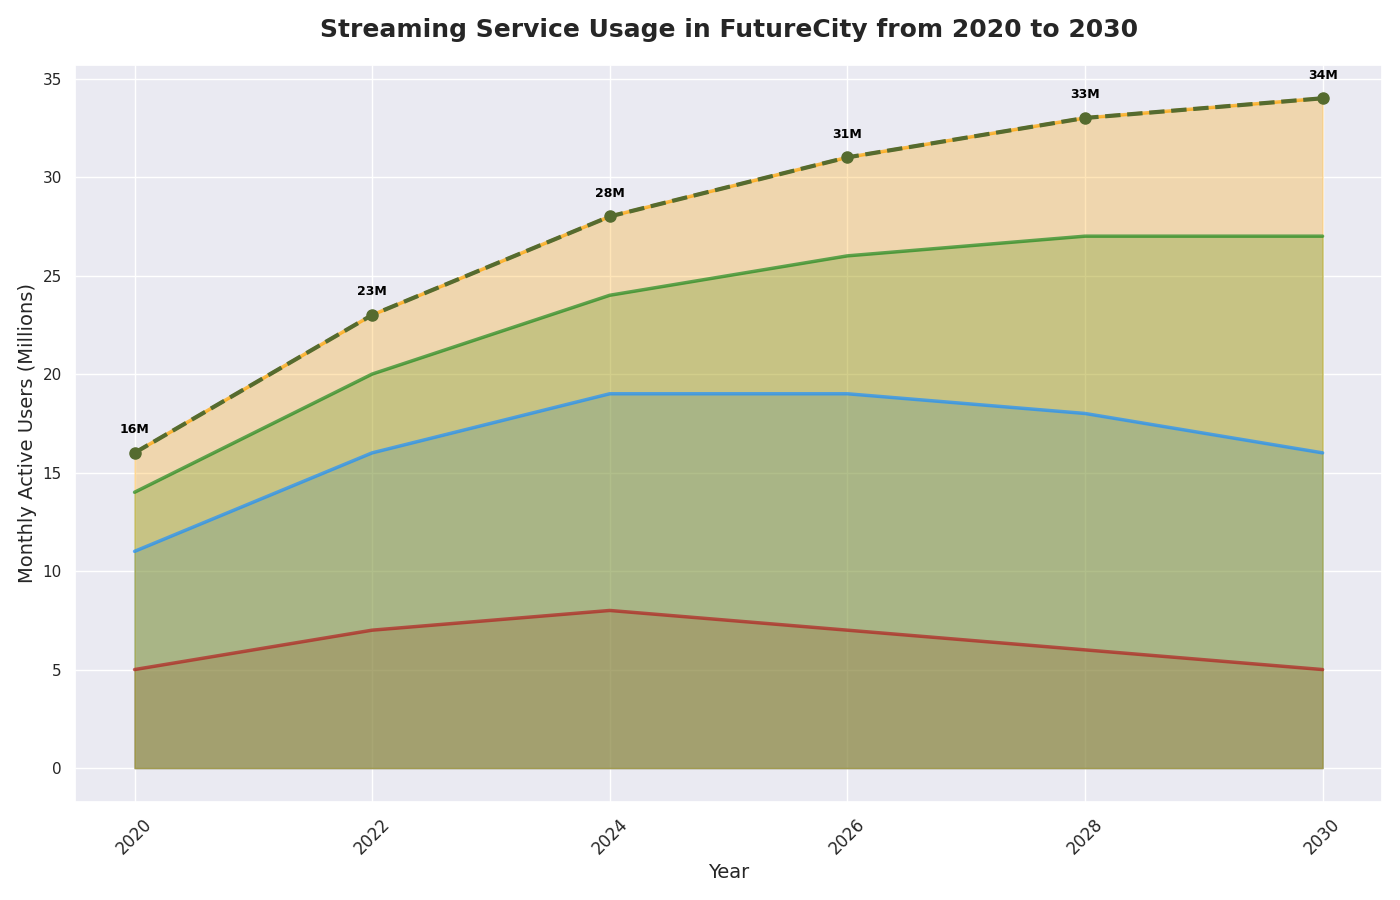

This figure's Python source:
import matplotlib.pyplot as plt
import numpy as np

years = np.array([2020, 2022, 2024, 2026, 2028, 2030]) 
movies_streaming = np.array([5, 7, 8, 7, 6, 5])
tv_series_streaming = np.array([6, 9, 11, 12, 12, 11])
music_streaming = np.array([3, 4, 5, 7, 9, 11])
podcast_streaming = np.array([2, 3, 4, 5, 6, 7])
total_streaming = movies_streaming + tv_series_streaming + music_streaming + podcast_streaming

fig, ax = plt.subplots(figsize=(14, 9))

def gradient_fill(x, y, ax=None, color='blue', alpha=0.7):
    if ax is None:
        ax = plt.gca()
    ax.plot(x, y, color=color, alpha=alpha, linewidth=2.5)
    ax.fill_between(x, 0, y, color=color, alpha=alpha*0.4)

gradient_fill(years, movies_streaming, ax=ax, color='#B22222')  # Changed color
gradient_fill(years, movies_streaming + tv_series_streaming, ax=ax, color='#1E90FF')  # Changed color
gradient_fill(years, movies_streaming + tv_series_streaming + music_streaming, ax=ax, color='#228B22')  # Changed color
gradient_fill(years, total_streaming, ax=ax, color='#FFA500')  # Changed color

ax.plot(years, total_streaming, color='darkolivegreen', linewidth=3, linestyle='--', marker='o', markersize=8)  # Changed line color

for i, year in enumerate(years):
    ax.text(year, total_streaming[i] + 1, f'{total_streaming[i]}M', fontsize=9, ha='center', color='black', weight='bold')

ax.set_title('Streaming Service Usage in FutureCity from 2020 to 2030', fontsize=18, weight='bold', pad=20)
ax.set_xlabel('Year', fontsize=14)
ax.set_ylabel('Monthly Active Users (Millions)', fontsize=14)

ax.set_xticks(years)
ax.set_xticklabels(years, fontsize=12, rotation=45)

plt.tight_layout()

plt.show()
